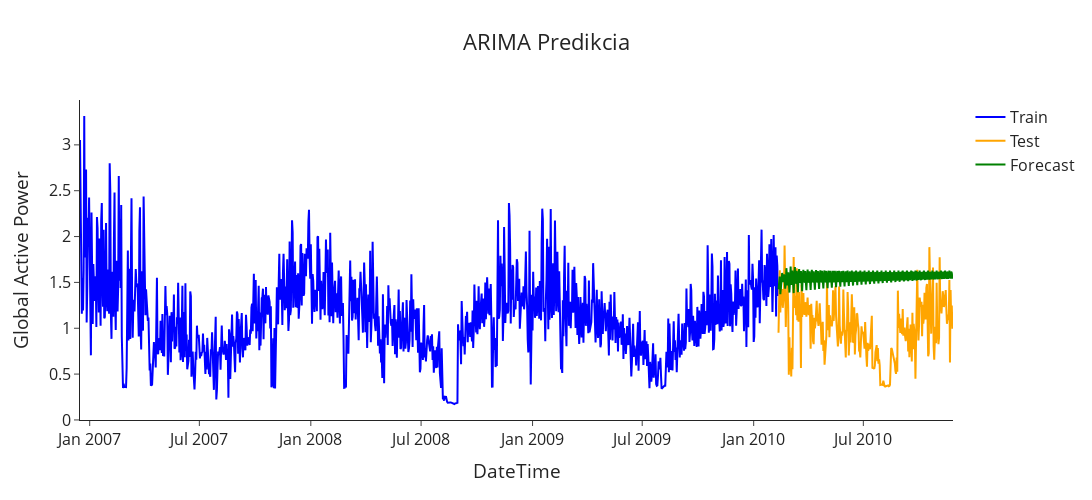

Notebook code cell kept with this figure:
### Markdown cell above
### `ARIMA` predikcia bez exogénnych premenných.

### Code cell
arima_model_2 = ARIMA(endog=train, order=(23,0,7)).fit() 
forecast = arima_model_2.forecast(steps=len(test)) 

plot_forecasts(train, test, forecast, x_axis, "ARIMA Predikcia")

### Figure 1 — Plotly figure (JSON) as saved in the notebook; plotly's stock layout.template omitted (floating-point values rounded to 4 significant figures; data arrays with more than 128 entries replaced by an {"elided": "..."} marker saying what was removed)
{"data": [{"line": {"color": "blue"}, "mode": "lines", "name": "Train", "type": "scatter", "x": {"elided": "1153 str values"}, "y": {"elided": "1153 float values"}}, {"line": {"color": "orange"}, "mode": "lines", "name": "Test", "type": "scatter", "x": {"elided": "289 str values"}, "y": {"elided": "289 float values"}}, {"line": {"color": "green"}, "mode": "lines", "name": "Forecast", "type": "scatter", "x": {"elided": "289 str values"}, "y": {"elided": "289 float values"}}], "layout": {"font": {"size": 16}, "height": 500, "title": {"text": "ARIMA Predikcia", "x": 0.5}, "width": 1150, "xaxis": {"title": {"text": "DateTime"}}, "yaxis": {"title": {"text": "Global Active Power"}}}}
